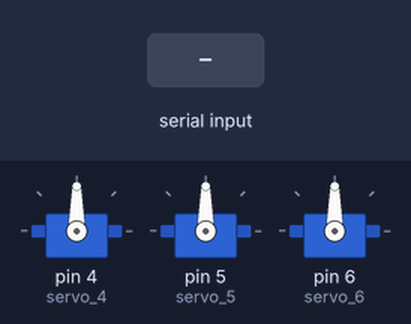
Simulated run of this sketch. Board: Arduino Uno, built with avr-gcc and run on an emulated ATmega328P. On the bench: 3 × servo. The test bench sets the inputs (shaded band).

Above: at 1.2 s.
1.3 s: "3\n" received over Serial
At 1.7 s:
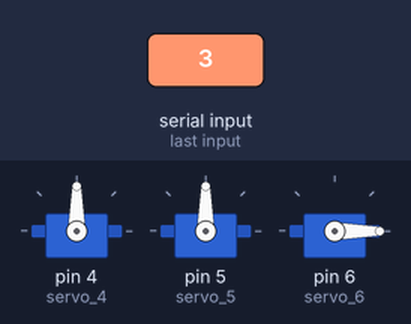
4.3 s: "1\n" received over Serial
At 5.0 s:
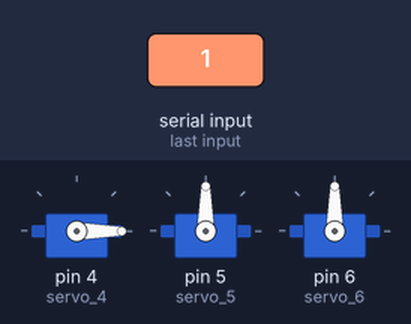
6.8 s: "2\n" received over Serial
At 7.6 s:
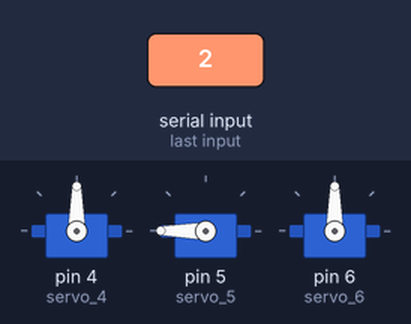
Timing chart, 0 to 9.8 s (numbered marks = the images above; inputs shaded):
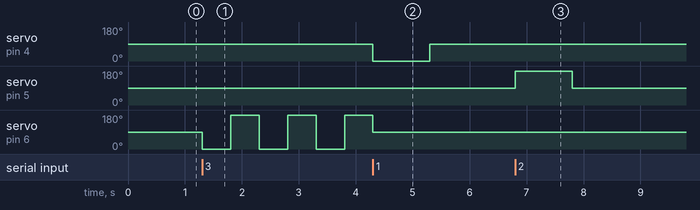

Measured:
- after the input at 1.3 s, servo on pin 6 (servo_6): alternates 180° for 0.50 s and 0° for 0.50 s, starting at once
- after the input at 4.3 s, servo on pin 4 (servo_4): 90° → 0° at once, → 90° 1.0 s later
- after the input at 6.8 s, servo on pin 5 (servo_5): 90° → 180° at once, → 90° 1.0 s later

The sketch:

motor.ino
```cpp
#include <Servo.h>
// 动态变量
volatile float mind_n_my_float_variable;
// 创建对象
Servo servo_4;
Servo servo_5;
Servo servo_6;


// 主程序开始
void setup() {
	servo_4.attach(4);
	servo_5.attach(5);
	servo_6.attach(6);
	Serial.begin(9600);
	servo_4.write(abs(90));
	servo_5.write(abs(90));
	servo_5.write(abs(90));
}
void loop() {
	if ((Serial.available())) {
		mind_n_my_float_variable = Serial.parseInt();
	}
	if ((mind_n_my_float_variable==1)) {
		servo_4.write(abs(0));
		delay(1000);
		servo_4.write(abs(90));
		mind_n_my_float_variable = 0;
	}
	if ((mind_n_my_float_variable==2)) {
		servo_5.write(abs(180));
		delay(1000);
		servo_5.write(abs(90));
		mind_n_my_float_variable = 0;
	}
	if ((mind_n_my_float_variable==3)) {
		for (int index = 0; index < 3; index++) {
			servo_6.write(abs(0));
			delay(500);
			servo_6.write(abs(180));
			delay(500);
		}
		servo_6.write(abs(90));
		mind_n_my_float_variable = 0;
	}
}
```
